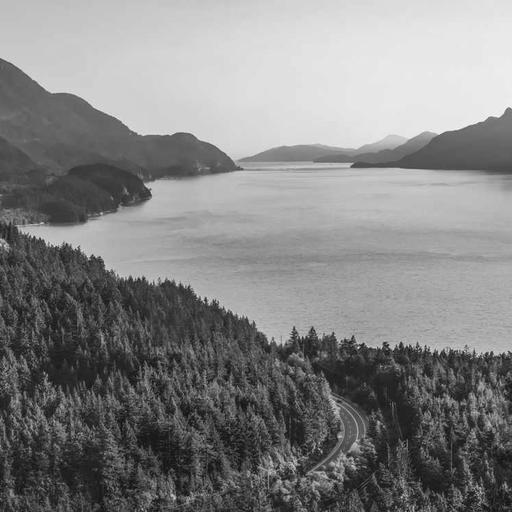
#> input picture img.png, 512 x 512 px, found by its file name
$ jupyter execute A3.ipynb
#> lines starting #> are read from the running program, lines starting #| are printed output that depends on the picture; after the words box and inside, x2 and y2 are one past the last pixel; in counts of white or black regions, pixels touching at a corner belong together
[cell 1]
import cv2
import matplotlib.pyplot as plt
import numpy as np

image = cv2.imread("img.png")
#> image is the input picture: shape (512, 512, 3); min 9, max 251, mean 132.1
if image is None:
    raise FileNotFoundError("Could not load img.png")
rgb = cv2.cvtColor(image, cv2.COLOR_BGR2RGB)
gray = cv2.cvtColor(image, cv2.COLOR_BGR2GRAY)

[cell 2]
width = int(input("Enter border width in pixels: "))
#> the answer given: 100
if width < 0:
    raise ValueError("Border width cannot be negative")
value = int(input("Enter border intensity (0–255): "))
#> the answer given: 3
if not 0 <= value <= 255:
    raise ValueError("Border intensity must be from 0 to 255")
binary = (gray >= 128).astype(np.uint8) * 255
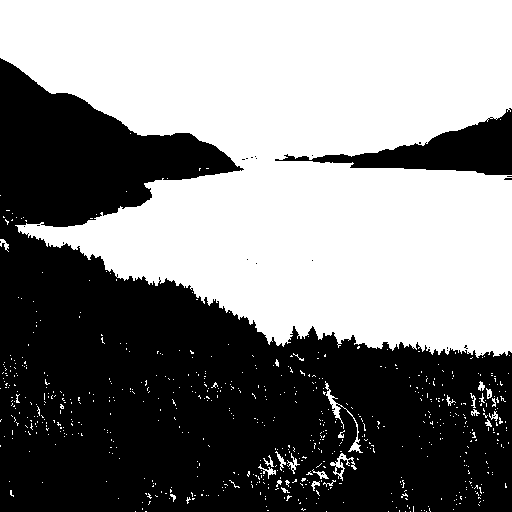
#> binary: shape (512, 512); 51.1% white; 30 black regions (28 under 20 px), largest, box (x1, y1, x2, y2) and area: (0, 58, 512, 512) 122306, (275, 108, 512, 175) 5753
gray_padded = cv2.copyMakeBorder(gray, width, width, width, width, cv2.BORDER_CONSTANT, value=value)
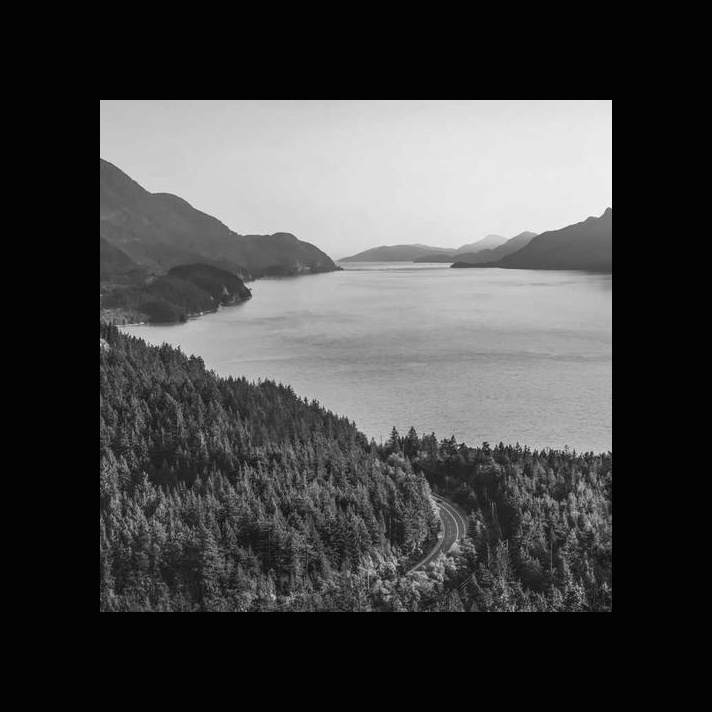
#> gray_padded: shape (712, 712); min 3, max 251, mean 69.8
binary_padded = cv2.copyMakeBorder(binary, width, width, width, width, cv2.BORDER_CONSTANT, value=value)
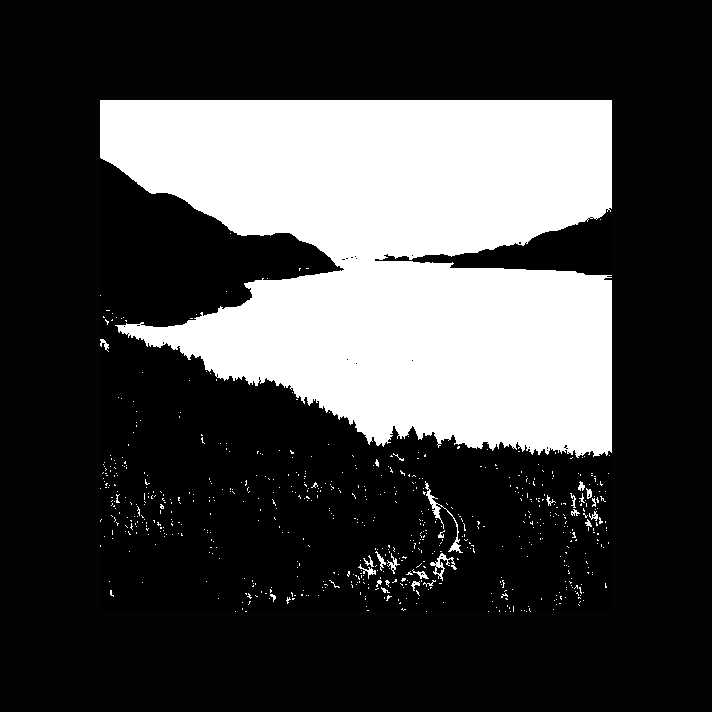
#> binary_padded: shape (712, 712); min 0, max 255, mean 68.9
fig, ax = plt.subplots(1, 2, figsize=(10, 4))
ax[0].imshow(gray_padded, cmap="gray", vmin=0, vmax=255); ax[0].set_title("Grayscale with border")
ax[1].imshow(binary_padded, cmap="gray", vmin=0, vmax=255); ax[1].set_title("Binary with border")
for a in ax: a.axis("off")
plt.show()
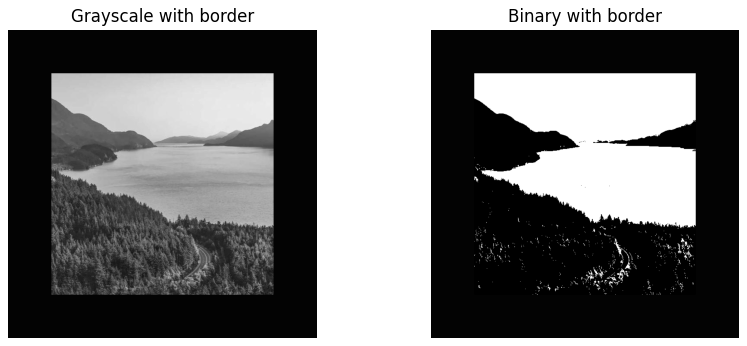
#> figure drawn by matplotlib, 2 panels

[cell 3]
gray_complement = 255 - gray
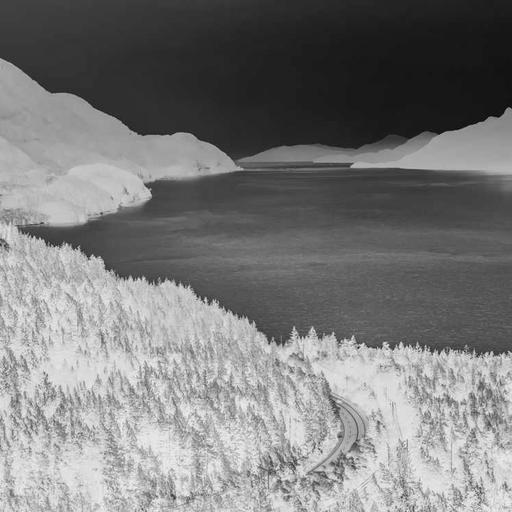
#> gray_complement: shape (512, 512); min 4, max 246, mean 122.9
binary_complement = 255 - binary
fig, ax = plt.subplots(2, 2, figsize=(9, 7))
for a, im, title in zip(ax.flat, [gray, gray_complement, binary, binary_complement], ["Gray", "Gray complement", "Binary", "Binary complement"]):
    a.imshow(im, cmap="gray", vmin=0, vmax=255); a.set_title(title); a.axis("off")
#> this loop made 4 passes
#> title on passes 1 to 4: 'Gray', 'Gray complement', 'Binary', 'Binary complement'
plt.tight_layout(); plt.show()

$ run again, with person.png copied over img.png
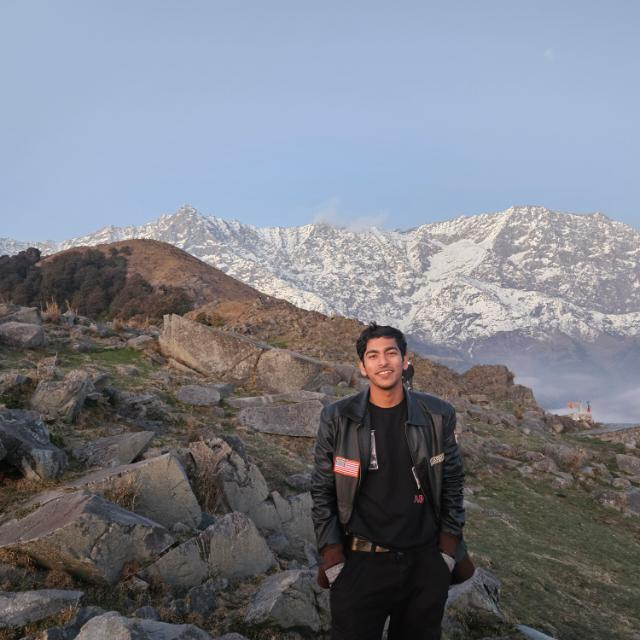
#> input picture person.png, 640 x 640 px, found by its file name
#> image is the input picture: shape (640, 640, 3); mean B, G, R 133.9, 125.3, 121.9
#> `binary = (gray >= 128).astype(np.uint8) * 255`:
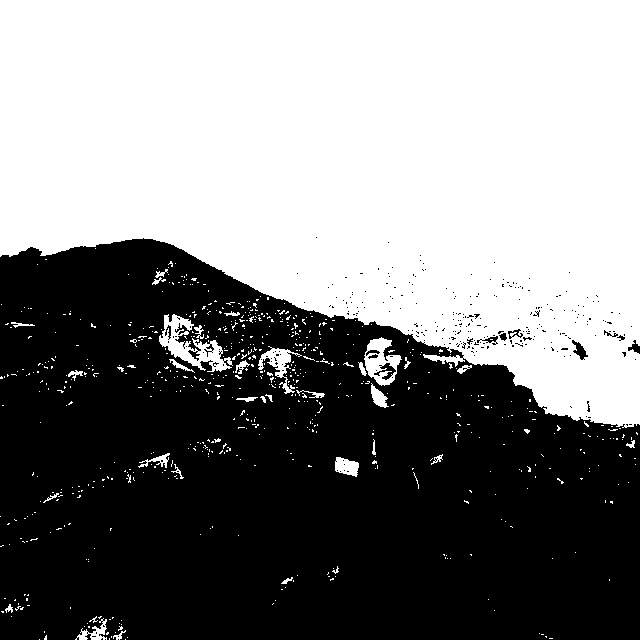
#> binary: shape (640, 640); 51.1% white; 282 black regions (270 under 20 px), largest, box (x1, y1, x2, y2) and area: (0, 238, 640, 640) 199123, (374, 363, 396, 380) 144, (572, 340, 588, 360) 141
#> `gray_complement = 255 - gray`:
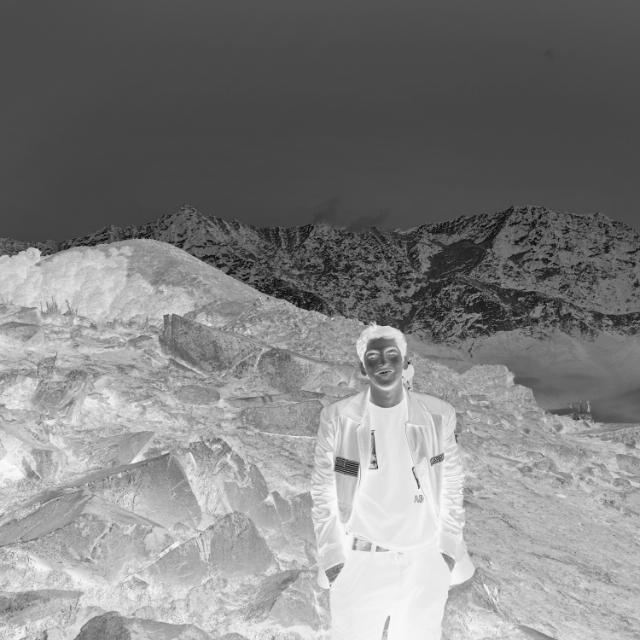
#> gray_complement: shape (640, 640); min 2, max 255, mean 129.7
#> the loop `for a, im, title in zip(ax.flat, [gray, gray_complement, binary, binar..` made 4 passes
#> title on passes 1 to 4: 'Gray', 'Gray complement', 'Binary', 'Binary complement'
